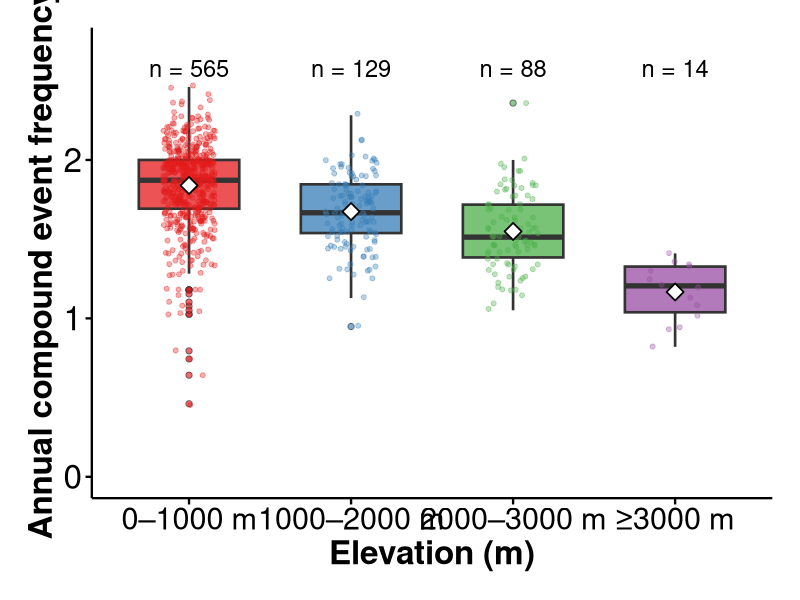
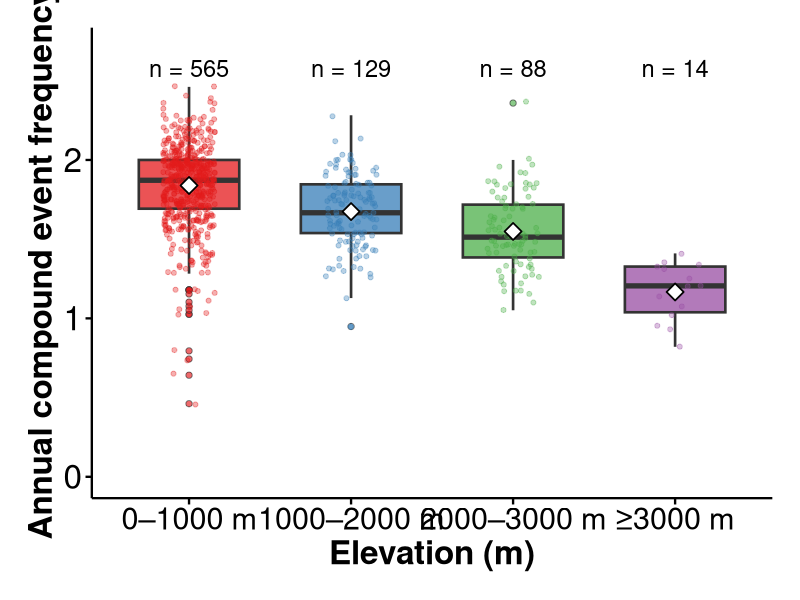

These figures' R source, in order:
setwd("..")

suppressPackageStartupMessages({
  library(readr)
  library(dplyr)
  library(ggplot2)
  library(grid)
})

data1 <- read_csv(
  "data/Watershed_attraibutes/arrtibute796.csv",
  show_col_types = FALSE
)

data <- read_csv(
  "data/ARCH_frequency_by_time_gap/time_gap=5.csv",
  show_col_types = FALSE
)

data2 <- data %>%
  select(-any_of(c("year", "MEAN", "STD")))

col_means <- sapply(data2, function(x) mean(x, na.rm = TRUE))

merged_data <- data.frame(
  ele_mt_sav = data1$ele_mt_sav,
  annual_couple_event = as.numeric(col_means)
)

merged_data <- merged_data %>%
  mutate(
    ele_mt_sav_group = cut(
      ele_mt_sav,
      breaks = c(0, 1000, 2000, 3000, Inf),
      labels = c("0–1000 m", "1000–2000 m", "2000–3000 m", "≥3000 m"),
      right = FALSE
    )
  ) %>%
  filter(
    !is.na(ele_mt_sav_group),
    !is.na(annual_couple_event)
  )

summary_values <- merged_data %>%
  group_by(ele_mt_sav_group) %>%
  summarise(
    n = n(),
    mean_event = mean(annual_couple_event, na.rm = TRUE),
    median_event = median(annual_couple_event, na.rm = TRUE),
    .groups = "drop"
  )

print(summary_values)

p1 <- ggplot(
  merged_data,
  aes(
    x = ele_mt_sav_group,
    y = annual_couple_event,
    fill = ele_mt_sav_group
  )
) +
  geom_boxplot(
    width = 0.62,
    alpha = 0.75,
    linewidth = 0.9,
    outlier.shape = 21,
    outlier.size = 1.8,
    outlier.alpha = 0.65
  ) +
  geom_jitter(
    aes(color = ele_mt_sav_group),
    width = 0.16,
    size = 1.4,
    alpha = 0.35,
    show.legend = FALSE
  ) +
  stat_summary(
    fun = mean,
    geom = "point",
    shape = 23,
    size = 4,
    fill = "white",
    color = "black",
    stroke = 0.9,
    show.legend = FALSE
  ) +
  geom_text(
    data = summary_values,
    aes(
      x = ele_mt_sav_group,
      y = 2.58,
      label = paste0("n = ", n)
    ),
    inherit.aes = FALSE,
    size = 6,
    color = "black"
  ) +
  scale_fill_brewer(palette = "Set1") +
  scale_color_brewer(palette = "Set1") +
  labs(
    x = "Elevation (m)",
    y = "Annual compound event frequency",
    fill = "Elevation (m)"
  ) +
  coord_cartesian(
    ylim = c(0, 2.7)
  ) +
  theme_classic() +
  theme(
    axis.title.x = element_text(face = "bold", size = 24),
    axis.title.y = element_text(face = "bold", size = 24),
    axis.text.x = element_text(size = 22, color = "black"),
    axis.text.y = element_text(size = 24, color = "black"),
    axis.line = element_line(color = "black", linewidth = 0.8),
    axis.ticks = element_line(color = "black", linewidth = 0.8),
    axis.ticks.length = unit(0.16, "cm"),
    legend.position = "none",
    panel.grid = element_blank(),
    panel.background = element_rect(fill = "white"),
    plot.margin = margin(20, 20, 20, 20)
  )

p1

dir.create("results/Fig2", recursive = TRUE, showWarnings = FALSE)

ggsave(
  filename = "results/Fig2/Fig2c_boxplot.png",
  plot = p1,
  dpi = 600,
  width = 12,
  height = 10,
  bg = "white"
)
